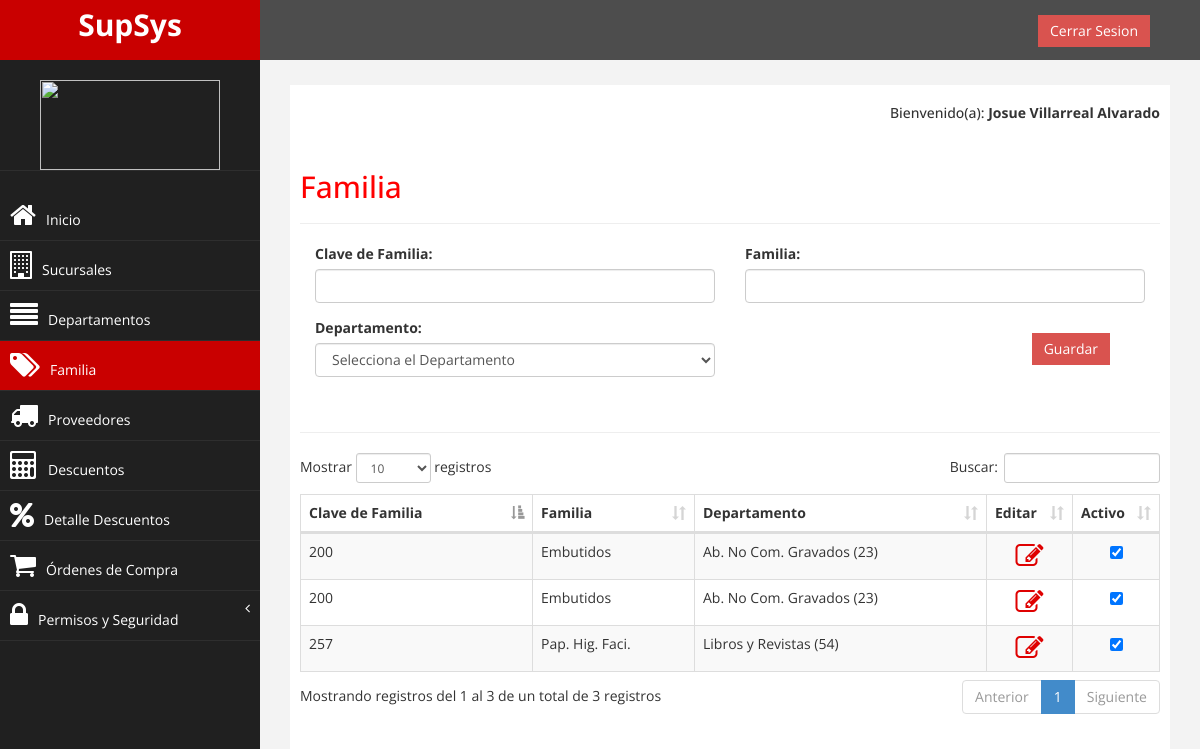
The app's page /familia/index.php (signed in) with its own data.
### tables this page shows
CREATE TABLE `familia` (
  `id` int(11) NOT NULL AUTO_INCREMENT,
  `clave_familia` text,
  `familia` text,
  `id_departamento` int(11) DEFAULT NULL,
  `fecha` date DEFAULT NULL,
  `hora` time DEFAULT NULL,
  `activo` int(11) DEFAULT NULL,
  `usuario` int(11) DEFAULT NULL,
  PRIMARY KEY (`id`)
);

CREATE TABLE `departamentos` (
  `id` int(11) NOT NULL AUTO_INCREMENT,
  `clave_depto` text,
  `departamento` text,
  `fecha` date DEFAULT NULL,
  `hora` time DEFAULT NULL,
  `activo` int(11) DEFAULT NULL,
  `usuario` int(11) DEFAULT NULL,
  PRIMARY KEY (`id`)
);

### familia/index.php (the view, shortened to what this page needs)
<?php
include("../global_seguridad/verificar_sesion.php");
$nombre=$_SESSION["s_IdPersona"];
?>
<!DOCTYPE html>
<html xmlns="http://www.w3.org/1999/xhtml">
<head>
	<link rel="stylesheet" type="text/css" href="../assets/css/dataTables.bootstrap.min.css">
	<link rel="stylesheet" href="../assets/css/bootstrap.css"  />
	<link rel="stylesheet" href="../assets/css/font-awesome.css"  />
	<link rel="stylesheet" href="../assets/css/custom.css"  />
	<link rel="stylesheet" href="../assets/css/responsiveslides.css">
	<link rel="stylesheet" href="../assets/css/demo.css">
	<link rel="stylesheet" href="../assets/css/dataTables.bootstrap.min.css">
	<link rel="stylesheet" href="https://maxcdn.bootstrapcdn.com/font-awesome/4.6.1/css/font-awesome.min.css" />
		<link rel="stylesheet" href="../assets/css/personal.css">
</head>
<body>
	<div id="wrapper">
		<nav class="navbar navbar-default navbar-cls-top " role="navigation" style="margin-bottom: 0">
			<div class="navbar-header">
                <a class="navbar-brand" href="index.php">SupSys</a>
            </div>
            <div style="color: white; padding: 15px 50px 5px 50px; float: right; font-size: 16px;">  &nbsp; <a href="../login/cerrarsesion.php" class="btn btn-danger square-btn-adjust">Cerrar Sesion</a></div>
		</nav>
		<nav class="navbar-default navbar-side" role="navigation">
		</nav>
		<div id="page-wrapper" >
			<div id="page-inner">
				<div class="row">
					<div class="col-md-12">
						<h5 align="right">Bienvenido(a): <b><?php echo "$nombre" ;?> </b></h5><br>
						<h2>Familia</h2>
						<hr>
						<form action="insertar_familia.php" method="POST" id="formulario">
							<div class="form-group col-md-6">
								<label for="clave_familia">Clave de Familia: </label>
								<input type="text" class="form-control" id="clave_familia" name="clave_familia">
							</div>
							<div class="form-group col-md-6">
								<label for="familia">Familia: </label>
								<input type="text" class="form-control" id="familia" name="familia">
							</div>
							<div class="form-group col-md-6">
								<label for="departamento">Departamento: </label>
								 <select  class="form-control" id="id_departamento" name="id_departamento" >
                  					<option value="" disabled selected>Selecciona el Departamento</option>
                                  </select>
                            </div>
							<div style="color: white; padding: 15px 50px 5px 50px; float: right; font-size: 16px;">
								<input type="submit" value="Guardar" class="btn btn-danger square-btn-adjust"></div>
						</form>
					</div>
				</div>
				<div class="row">
					<div class="col-lg-12">
						<br><hr>
						<?php include'tabla_familia.php' ?>
					</div>
				</div>
			</div>
		</div>
	</div>
</body>
</html>

### familia/tabla_familia.php (shortened to what this page needs)
<?php
include '../configuracion/conexion.php';
		$qry = "SELECT familia.id, familia.clave_familia, familia.familia, departamentos.departamento, familia.activo FROM familia
	INNER JOIN departamentos ON familia.id_departamento = departamentos.id";
	$consulta = mysqli_query($conexion, $qry);
 ?>
	<div class="table-responsive">
		<table id="example" class="table table-striped table-bordered" cellspacing="0" width="100%">
	        <thead>
	            <tr>
	                <th>Clave de Familia</th>
	                <th>Familia</th>
	                <th>Departamento</th>
	                <th width="10%">Editar</th>
	                <th width="10%">Activo</th>
	            </tr>
	        </thead>
	        <tbody>
	        <?php
	        	while($row = mysqli_fetch_array($consulta))
				{	?>
					<tr>
						<td>
							<?php echo $row[1]; ?>
						</td>
						<td>
							<?php echo $row[2]; ?>
						</td>
						<td>
							<?php echo $row[3]; ?>
						</td>
						<td align="center">
							<a href="formulario_editar.php ?id=<?php echo $row[0] ?>"><i class="fa fa-pencil-square-o fa-2x color-icono" aria-hidden="true"></i></a>
						</td>
						<td align="center">
						<?php
						if ($row[4]==1) {
							$valor = "checked";
						}
						?>
							<?php echo "<input type='checkbox' id='status' $valor onclick='OnChangeCheckbox (this)' data-id='$row[0]'/>"; ?>
						</td>
					</tr>
				<?php
				}
				 ?>
	        </tbody>
		</table>
	</div>

### assets/css/custom.css (style rules this page uses)
body { font-family: 'Open Sans', sans-serif; }
#wrapper { width: 100%; background:#202020; }
#page-wrapper { padding: 15px 15px; min-height: 600px; background:#F3F3F3; }
#page-inner { width:100%; margin:10px 20px 10px 0px; background-color:#fff!important; padding:10px; min-height:1200px; }
h2 { color: #f00; }
.square-btn-adjust { border: 0px solid transparent; -webkit-border-radius: 0px; -moz-border-radius: 0px; border-radius: 0px; }
.navbar-cls-top .navbar-brand { color: #fff; background: #C90000; width: 260px; text-align: center; height: 60px; font-size: 30px; font-weight: 700; }
.navbar-side { border:none; background-color: #202020; }
.navbar-cls-top { background:#4D4D4D; border-bottom:none; }
.navbar-default { border:0px solid black; }
.navbar-header { background: #A70303; }
@media (min-width:768px) { #page-wrapper { margin: 0 0 0 260px; padding: 15px 30px; min-height: 1200px; } }
@media (min-width:768px) { .navbar-side { z-index: 1; position: absolute; width: 260px; } }
@media (min-width:768px) { .navbar { border-radius: 0px; } }

### assets/css/demo.css (style rules this page uses)
* { margin: 0; padding: 0; }
a { color: #fff; text-decoration: none; }

### assets/css/personal.css (style rules this page uses)
.color-icono { color:#DF0101; }

### records on screen
familia: clave_familia "200", familia "Embutidos", id_departamento.departamento "Ab. No Com. Gravados (23)"
familia: clave_familia "200", familia "Embutidos", id_departamento.departamento "Ab. No Com. Gravados (23)"
familia: clave_familia "257", familia "Pap. Hig. Faci.", id_departamento.departamento "Libros y Revistas (54)"

### other values on screen
$nombre "Josue Villarreal Alvarado"
